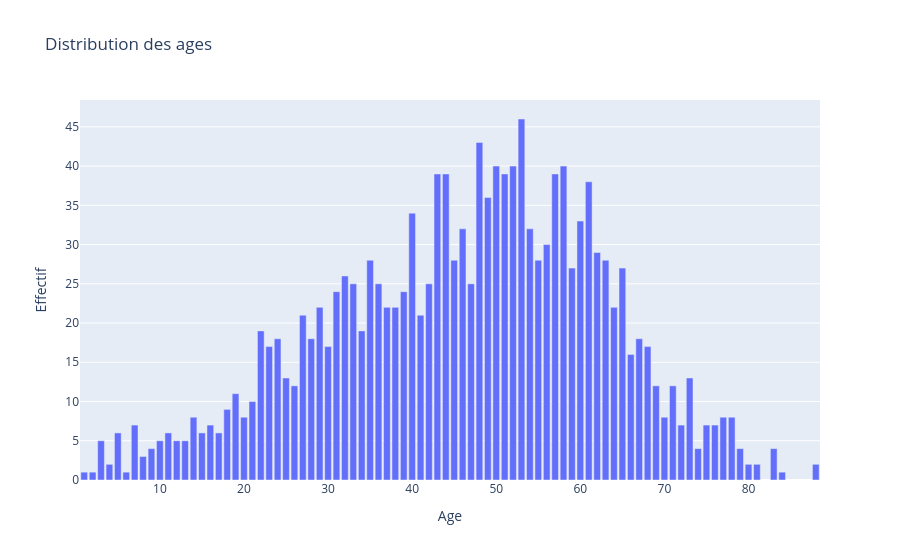

The cell this chart's notebook holds for it:
### Markdown cell above
On va surtout s'interesser à l'âge

### Code cell
utils.plot_age_dist(original_df)

### Figure 1 — Plotly figure (JSON) as saved in the notebook; plotly's stock layout.template omitted (floating-point values rounded to 4 significant figures)
{"data": [{"type": "bar", "x": [1, 2, 3, 4, 5, 6, 7, 8, 9, 10, 11, 12, 13, 14, 15, 16, 17, 18, 19, 20, 21, 22, 23, 24, 25, 26, 27, 28, 29, 30, 31, 32, 33, 34, 35, 36, 37, 38, 39, 40, 41, 42, 43, 44, 45, 46, 47, 48, 49, 50, 51, 52, 53, 54, 55, 56, 57, 58, 59, 60, 61, 62, 63, 64, 65, 66, 67, 68, 69, 70, 71, 72, 73, 74, 75, 76, 77, 78, 79, 80, 81, 83, 84, 88], "y": [1, 1, 5, 2, 6, 1, 7, 3, 4, 5, 6, 5, 5, 8, 6, 7, 6, 9, 11, 8, 10, 19, 17, 18, 13, 12, 21, 18, 22, 17, 24, 26, 25, 19, 28, 25, 22, 22, 24, 34, 21, 25, 39, 39, 28, 32, 25, 43, 36, 40, 39, 40, 46, 32, 28, 30, 39, 40, 27, 33, 38, 29, 28, 22, 27, 16, 18, 17, 12, 8, 12, 7, 13, 4, 7, 7, 8, 8, 4, 2, 2, 4, 1, 2]}], "layout": {"showlegend": false, "title": {"text": "Distribution des ages"}, "xaxis": {"title": {"text": "Age"}}, "yaxis": {"title": {"text": "Effectif"}}}}
